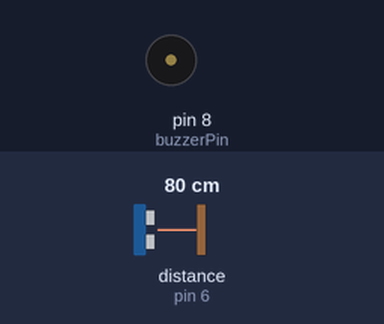
Bench run of a sketch on a simulated Arduino Uno, built with avr-gcc and run on an emulated ATmega328P. On the bench: buzzer (waves = sounding). Wiring (inferred from the names in the program): ultrasonic range finder: trigger pin 7; echo pin 6. The test bench sets the inputs (shaded band); at power-on: distance to the obstacle (sensor on pin 6) 80 cm. The echo pulse lasts 58.3 µs per cm.

Above: at 1.2 s.
1.3 s: distance to the obstacle (sensor on pin 6) set to 2 cm
At 1.55 s:
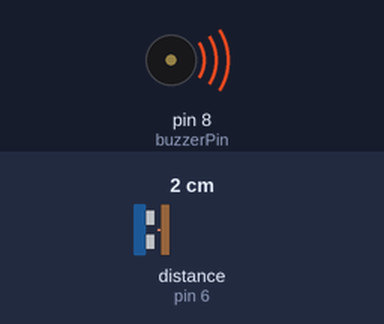
4.3 s: distance to the obstacle (sensor on pin 6) set to 4 cm
At 4.52 s:
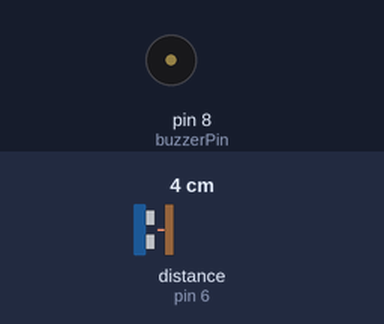
Timing chart, 0 to 13.3 s (numbered marks = the images above; inputs shaded):
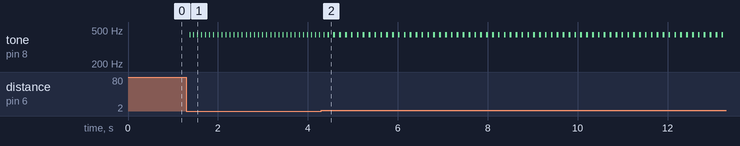

Measured:
- after the input at 1.3 s, tone on pin 8 (buzzerPin): alternates 440 Hz for 0.02 s and silent for 0.07 s, starting after 0.08 s
- after the input at 4.3 s, tone on pin 8 (buzzerPin): alternates 440 Hz for 0.04 s and silent for 0.09 s, starting after 0.27 s

The sketch:

Ultrasonic_Buzzer.ino
```cpp
#define ecoPin 6
#define trigPin 7
#define buzzerPin 8

int maximumRange = 50;
int minimumRange = 0;

void setup() {
  pinMode(trigPin, OUTPUT);
  pinMode(ecoPin, INPUT);
  pinMode(buzzerPin, OUTPUT);
}

void loop() {
  int measurement = distance(maximumRange, minimumRange);
  melody(measurement * 10);
}

int distance(int maxRange, int minRange) {
  long duration, distance;

  digitalWrite(trigPin, LOW);
  delayMicroseconds(2);
  digitalWrite(trigPin, HIGH);
  delayMicroseconds(10);
  digitalWrite(trigPin, LOW);

  duration = pulseIn(ecoPin, HIGH);
  distance = duration / 58.2;
  delay(50);

  if (distance >= maxRange || distance <= minRange) {
    return 0;
  }
  return distance;
}

int melody(int fly) {
  tone(buzzerPin, 440);
  delay(fly);
  noTone(buzzerPin);
  delay(fly);
}
```
